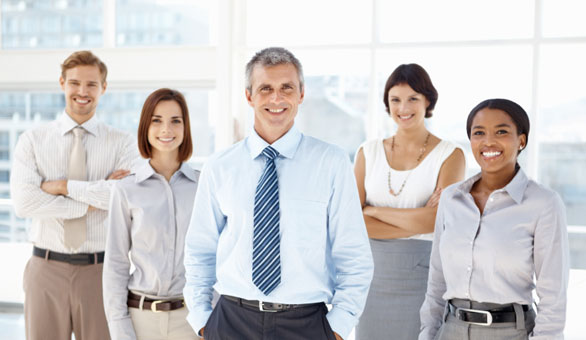
#> input picture in/people.jpg, 586 x 340 px
$ python -i Detector.py   (imports and definitions only)
#> lines starting #> are read from the running program, lines starting #| are printed output that depends on the picture
#> further down, picture is the input picture: shape (340, 586, 3); mean B, G, R 203.6, 202.8, 205.1
import sys, getopt
import numpy as np
import cv2

from os.path import realpath, normpath
from os.path import join, split

class Detector:

    def __init__(self):
        self.rois = []
        #haarpath = normpath(realpath(cv2.__file__) + '../../../../../share/OpenCV/haarcascades/')
        #self.face_cascade = cv2.CascadeClassifier(join(haarpath, 'haarcascade_frontalface_default.xml'))
        detector_path = split(realpath(__file__))[0]
        self.face_cascade = cv2.CascadeClassifier(join(detector_path, 'haarcascade_frontalface_default.xml'))
        #self.eye_cascade = cv2.CascadeClassifier(join(haarpath, 'haarcascade_eye.xml'))

    def detect(self,  img,  _debug=False):

#> called with _debug = False
        self.rois = [] # reset rois if we perform multiple detections

        #haarpath = normpath(realpath(cv2.__file__) + '../../../../../share/OpenCV/haarcascades/')
        #face_cascade = cv2.CascadeClassifier(join(haarpath, 'haarcascade_frontalface_default.xml'))
        #eye_cascade = cv2.CascadeClassifier(join(haarpath, 'haarcascade_eye.xml'))

        try:
            # Wxception "unhandled TypeError" src data type = 17 is not supported
            gray = cv2.cvtColor(img, cv2.COLOR_BGR2GRAY)
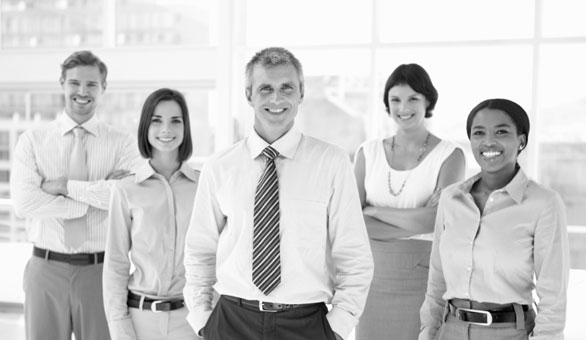
#> gray: shape (340, 586); min 0, max 255, mean 203.6

            faces = self.face_cascade.detectMultiScale(gray, 1.3, 5)
#> faces = [[59, 66, 48, 48], [381, 81, 49, 49], [140, 102, 51, 51], [245, 67, 62, 62], [460, 109, 62, 62]]

            for (x, y, w, h) in faces:

                self.rois.append((x, y, w, h))
                # cv2.rectangle(img,(x,y),(x+w,y+h),(255, 255, 255),1)
                #
                roi_gray = gray[y:y+h, x:x+w]
#> this loop made 5 passes
#> pass 1, in detect, `roi_gray = gray[y:y+h, x:x+w]`:
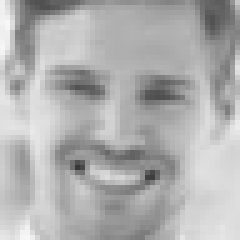
#> roi_gray: shape (48, 48) (shown 5 times larger); min 56, max 247, mean 175.4
#> pass 2, in detect, `roi_gray = gray[y:y+h, x:x+w]`:
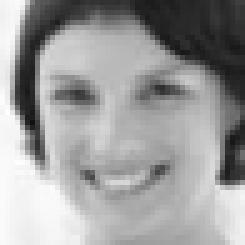
#> roi_gray: shape (49, 49) (shown 5 times larger); min 18, max 255, mean 156.2
#> pass 3, in detect, `roi_gray = gray[y:y+h, x:x+w]`:
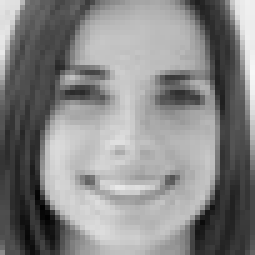
#> roi_gray: shape (51, 51) (shown 5 times larger); min 1, max 247, mean 134.4
#> after the loop, self.rois = [(59, 66, 48, 48), (381, 81, 49, 49), (140, 102, 51, 51), (245, 67, 62, 62), (460, 109, 62, 62)]
                # [4 lines of commented-out code are left out]

            if _debug:
                #if len(self.rois) > 0:
                #cv2.namedWindow("Detector")
                cv2.imshow('Detected face(s)', cv2.cvtColor(img, cv2.COLOR_RGB2BGR))
                 #cv2.moveWindow('Detected face(s)', 40,200)
            #     cv2.waitKey(1)
            #    cv2.destroyAllWindows()
        except:
            import sys
            print("ERROR: Detector - detect - unexpected error:", sys.exc_info()[0], sys.exc_info()[1], sys.exc_info()[2])

        return self.rois

    def save_images(self,  directory):
        pass

    def __str__(self):
        return "{} - found faces: {}.".format(self.__class__.__name__, len(self.rois))

>>> import cv2
>>> picture = cv2.imread('../in/people.jpg')
>>> result = Detector().detect(picture)
#> result has the same summary as self.rois in detect
